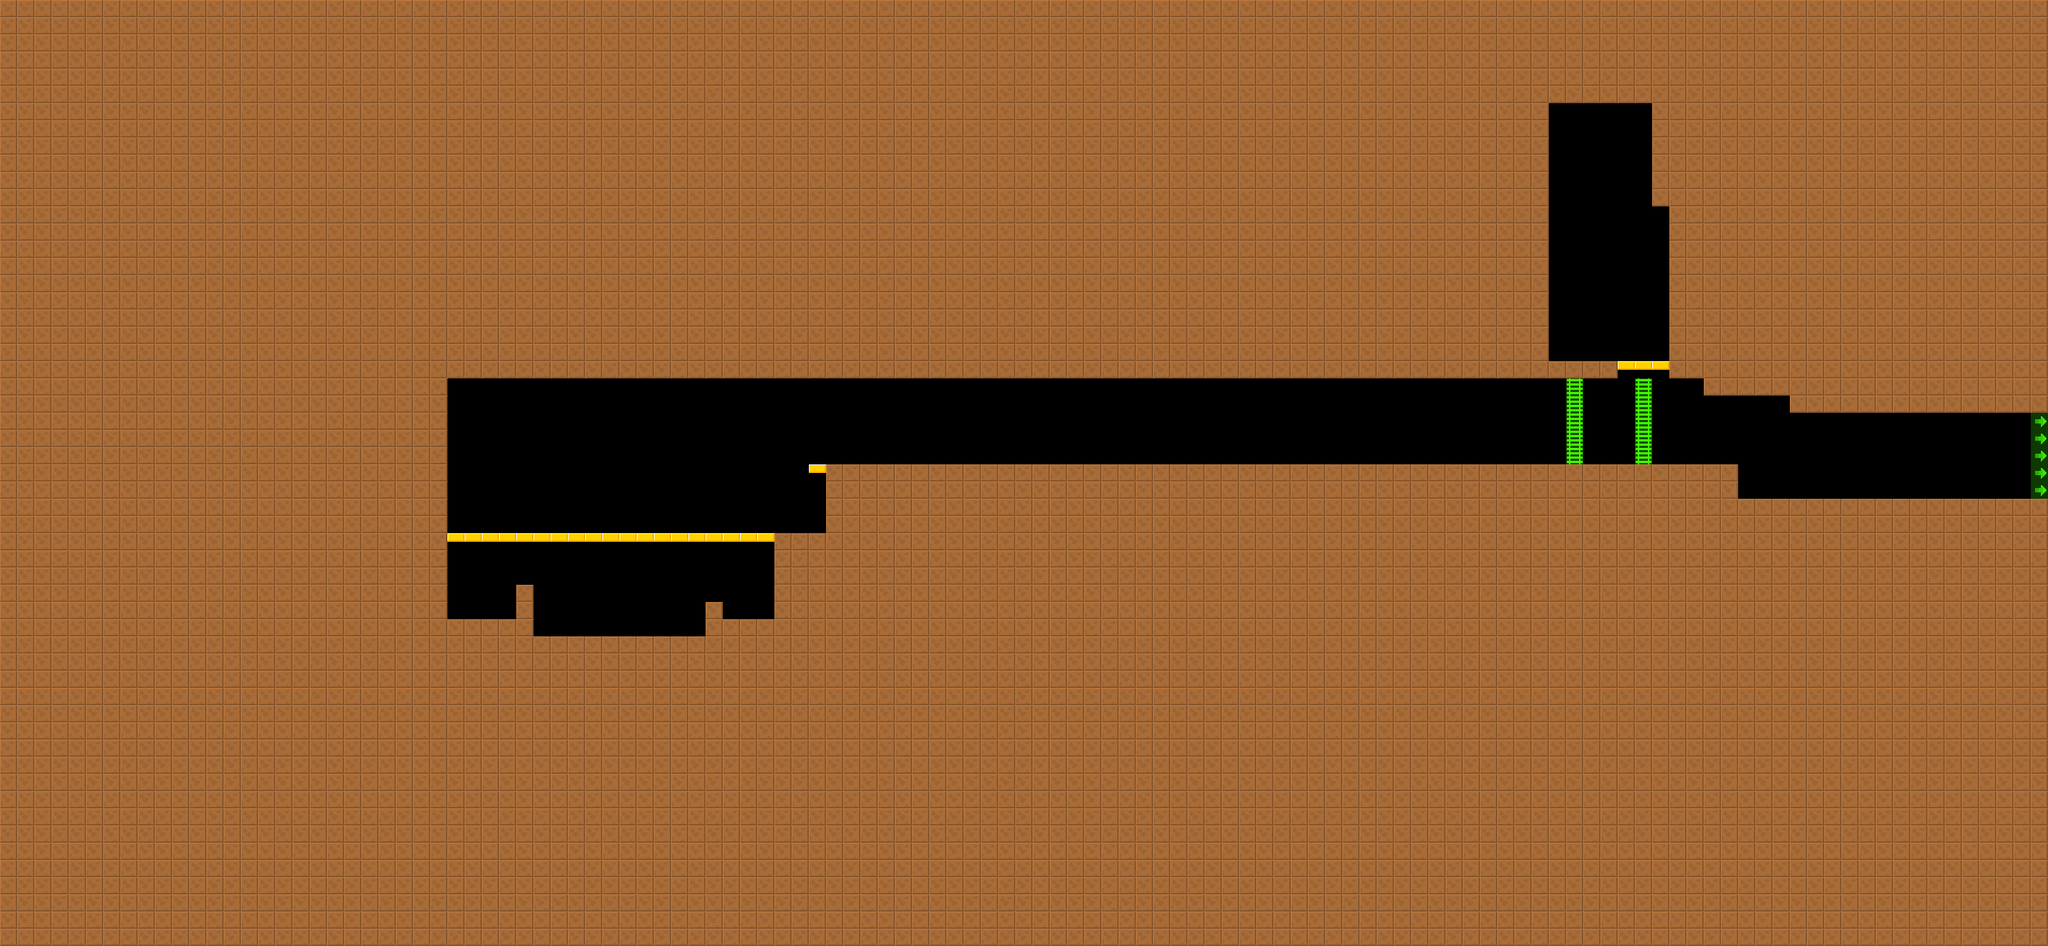

Below is a game level as drawn by its tile map, then a one-line description and the .tmx that defines it (tile-layer data replaced by summaries):
An orthogonal 119x55 tile map with 24x24 px tiles, 2 tile layers (col, lnk), 2 tilesets.

<map version="1.4" tiledversion="1.4.0" orientation="orthogonal" renderorder="right-down" width="119" height="55" tilewidth="24" tileheight="24" infinite="0" nextlayerid="4" nextobjectid="4">
 <tileset firstgid="1" source="col.tsx" />
 <tileset firstgid="8" source="lnk.tsx" />
 <layer id="1" name="col" width="119" height="55">
  <data>[6545 cells, 5820 non-empty, 3 distinct tile ids]</data>
 </layer>
 <layer id="2" name="lnk" width="119" height="55">
  <data>[6545 cells, 5 non-empty, 1 distinct tile ids]</data>
 </layer>
 <objectgroup id="3" name="markers" />
</map>
